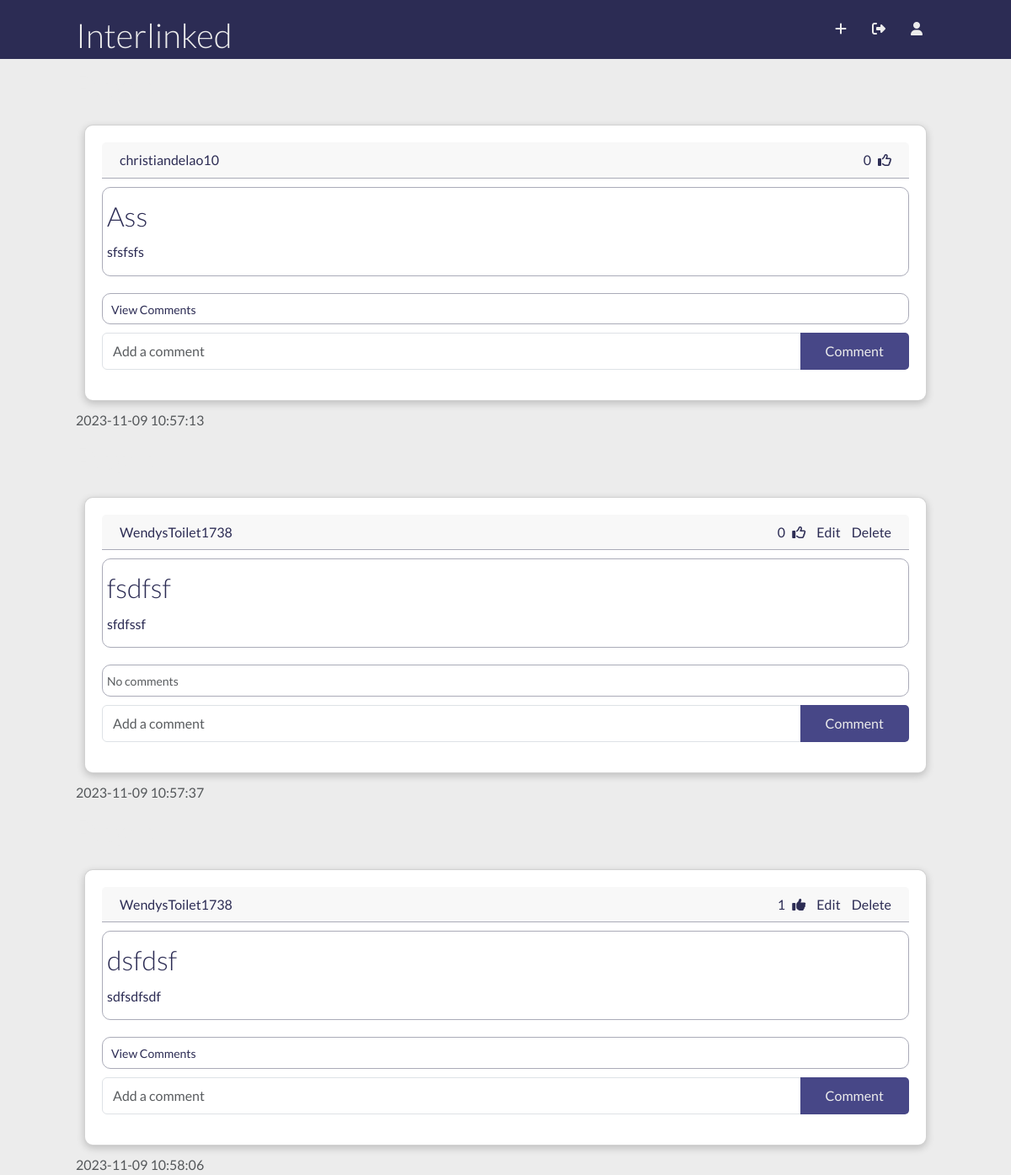
The app's page /home (signed in) with its own data.
### flask_app/models.py (models this page shows, shortened)
class Post(db.Model):
    id = db.Column(db.Integer, primary_key = True)
    title = db.Column(db.String(150), nullable = False)
    text = db.Column(db.Text, nullable = False)
    created_at = db.Column(db.DateTime(timezone = True), default = func.now())
    author = db.Column(db.Integer, db.ForeignKey('user.id', ondelete="CASCADE"), nullable = False)
    comments = db.relationship('Comment', backref = 'post', passive_deletes = True)
    likes = db.relationship('Likes', backref = 'post', passive_deletes = True)

class User(db.Model, UserMixin):
    id = db.Column(db.Integer, primary_key = True)
    first_name = db.Column(db.String(50))
    last_name = db.Column(db.String(50))
    username = db.Column(db.String(150), unique = True)
    email = db.Column(db.String(150), unique = True)
    password = db.Column(db.String(150))
    created_at = db.Column(db.DateTime(timezone = True), default = func.now())
    posts = db.relationship('Post', backref = 'user', passive_deletes = True)
    comments = db.relationship('Comment', backref = 'user', passive_deletes = True)
    likes = db.relationship('Likes', backref = 'user', passive_deletes = True)
    followed = db.relationship(
        'User', secondary=followers,
        primaryjoin=(followers.c.follower_id == id),
        secondaryjoin=(followers.c.followed_id == id),
        backref=db.backref('followers', lazy='dynamic'), lazy='dynamic')

### flask_app/views.py (the view)
@views.route("/home")
@login_required
def home():
    posts = Post.query.all()
    return render_template("home.html", user=current_user, posts=posts)

### flask_app/__init__.py (called while the page is built)
def create_app():
    app = Flask(__name__)
    app.config['SECRET_KEY']= "rootroot"
    app.config['SQLALCHEMY_DATABASE_URI'] = f'sqlite:///{DB_NAME}'
    db.init_app(app)
    from .views import views
    from .auth import auth
    app.register_blueprint(views, url_prefix="/")
    app.register_blueprint(auth, url_prefix="/")
    from .models import User, Post, Comment, Likes, followers
    login_manager = LoginManager()
    login_manager.login_view = "auth.login"
    login_manager.init_app(app)
    @login_manager.user_loader
    def load_user(id):
        return User.query.get(int(id))
    with app.app_context():
        db.create_all()
    return app

### flask_app/templates/home.html (shortened to what this page needs)
<!DOCTYPE html>
<html lang="en">
<head>
    <link href="https://cdn.jsdelivr.net/npm/bootstrap@5.3.2/dist/css/bootstrap.min.css" rel="stylesheet"/>
    <link rel="stylesheet" href="../static/css/utilities.css">
    <link rel="stylesheet" href="https://cdnjs.cloudflare.com/ajax/libs/font-awesome/6.4.2/css/all.min.css">
    <link rel="stylesheet" href="../static/css/style.css">
</head>
<body>
    <div class="navbar">
        <div class="container flex">
            <h1 class="logo">Interlinked</h1>
            <nav>
                <ul>
                    {% if user.is_authenticated %}
                    <li><a href="/process-post"><i class="fa-solid fa-plus"></i></a></li>
                    <li><a href="/logout"><i class="fa-solid fa-right-from-bracket"></i></a></li>
                    <li><a href="/view-profile/{{user.id}}"><i class="fa-solid fa-user"></i></a></li>
                    {% endif %}
                </ul>
            </nav>
        </div>
    </div>
        <div class="container">
            {% for p in posts %}
                    <div class="posts">
                        <h1>Posts</h1>
                        <div class="card home">
                            <div class="card-header">
                                <a href="/posts/{{p.user.username}}">{{p.user.username}}</a>
                                <div class="post-a">
                                    {{p.likes|length}}
                                    {% if user.id in p.likes|map(attribute="author")|list %}
                                    <a href="/like-post/{{p.id}}"><i class="fa-solid fa-thumbs-up"></i>
                                    {% else %}
                                    <a href="/like-post/{{p.id}}"><i class="fa-regular fa-thumbs-up"></i></a>
                                    {% endif %}
                                    {% if user.id == p.author %}
                                    <a href="/update-post/{{p.id}}">Edit</a>
                                    <a href="/delete-post/{{p.id}}">Delete</a>
                                    {% endif %}
                                </div>
                            </div>
                            <div class="card-body">
                                <div class="card-text">
                                    <h2>{{p.title}}</h2>
                                    <p>{{p.text}}</p>
                                </div>
                            </div>
                            <p class="card-text">
                            {% if p.comments|length > 0 %}
                            <a data-bs-toggle="collapse" href="#comments-{{p.id}}" role="button">
                                <small>View Comments</small>
                            </a>
                            {% else %}
                            <small class="text-muted">No comments</small>
                            {% endif %}
                            </p>
                            <form class="input-group mb-3" method="POST" action="/create-comment/{{p.id}}">
                                <input type="text" id="text" name="text" class="form-control" placeholder="Add a comment" />
                                <br/>
                                <button type="submit" class="btn btn-primary">Comment</button>
                                </form>
                            </div>
                        </div>
                        <div class="card-footer text-muted">
                                {{p.created_at}}
                        </div>
                        {% endfor %}
        </div>
</body>
</html>

### flask_app/static/css/utilities.css (style rules this page uses)
.container { max-width: 1100px; margin: 0 auto; overflow: auto; padding: 0 40px; }
.card { background-color: #fff; color:#333; border-radius: 10px; box-shadow: 0 3px 10px rgba(0,0,0,0.2); padding: 20px; margin: 10px; }
.btn { display: inline-block; padding: 10px 30px; cursor: pointer; background-color: var(--primary-color); color:#ECECEC; border: none; border-radius: 5px; }
.flex { display: flex; justify-content: center; align-items: center; height: 100%; }

### flask_app/static/css/style.css (style rules this page uses)
:root { --primary-color: #474787; }
* { box-sizing: border-box; padding: 0; margin: 0; }
body { font-family:'Lato', sans-serif; color: #ECECEC; line-height: 1.6; background-color: #ECECEC; }
ul { list-style-type: none; }
a { text-decoration: none; color: #ECECEC; }
h1, h2 { font-weight: 300; line-height: 1.2; margin: 10px 0; }
p { margin: 10px 0; }
.navbar { background-color: #2c2c54; color:#ECECEC; height: 70px; }
.navbar ul { display: flex; }
.navbar a { padding:10px; margin: 0 5px; }
.navbar .flex { justify-content: space-between; overflow: visible; }
.home { color: #2c2c54; }
.card a { color: #2c2c54; padding: 0px 5px; }
.card-header { display: flex; justify-content: space-between; border-bottom: 1px solid #aaabb8; }
.card-body { padding:10px 0px ; }
.card-text { padding: 5px 5px; border: #aaabb8 1px solid; border-radius: 10px; }
.posts { margin: 0 auto; width: 100%; display: flex; flex-direction: column; }

### records on screen
Post: user.username "christiandelao10", likes|length "0", title "Ass", text "sfsfsfs", created_at "2023-11-09 10:57:13"
Post: user.username "WendysToilet1738", likes|length "0", title "fsdfsf", text "sfdfssf", shows "No comments", created_at "2023-11-09 10:57:37"
Post: user.username "WendysToilet1738", likes|length "1", title "dsfdsf", text "sdfsdfsdf", created_at "2023-11-09 10:58:06"
